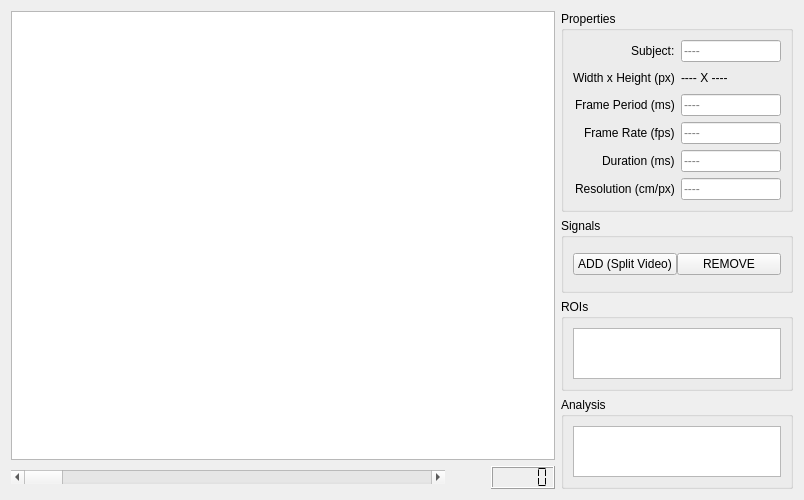
<?xml version="1.0" encoding="UTF-8"?>
<ui version="4.0">
 <class>WidgetTiff</class>
 <widget class="QWidget" name="WidgetTiff">
  <property name="geometry">
   <rect>
    <x>0</x>
    <y>0</y>
    <width>804</width>
    <height>500</height>
   </rect>
  </property>
  <property name="sizePolicy">
   <sizepolicy hsizetype="Preferred" vsizetype="MinimumExpanding">
    <horstretch>0</horstretch>
    <verstretch>0</verstretch>
   </sizepolicy>
  </property>
  <property name="windowTitle">
   <string>TIFF Viewer</string>
  </property>
  <layout class="QHBoxLayout" name="horizontalLayout_2">
   <item>
    <layout class="QVBoxLayout" name="verticalLayoutVideo">
     <item>
      <layout class="QHBoxLayout" name="horizontalLayout_View">
       <property name="spacing">
        <number>0</number>
       </property>
       <item>
        <widget class="GraphicsWidget" name="graphicsView">
         <property name="sizePolicy">
          <sizepolicy hsizetype="Expanding" vsizetype="Expanding">
           <horstretch>0</horstretch>
           <verstretch>0</verstretch>
          </sizepolicy>
         </property>
        </widget>
       </item>
      </layout>
     </item>
     <item>
      <layout class="QHBoxLayout" name="horizontalLayout">
       <item>
        <widget class="QScrollBar" name="horizontalScrollBar">
         <property name="sizePolicy">
          <sizepolicy hsizetype="Expanding" vsizetype="Fixed">
           <horstretch>0</horstretch>
           <verstretch>0</verstretch>
          </sizepolicy>
         </property>
         <property name="orientation">
          <enum>Qt::Horizontal</enum>
         </property>
         <property name="invertedAppearance">
          <bool>false</bool>
         </property>
        </widget>
       </item>
       <item>
        <spacer name="horizontalSpacer">
         <property name="orientation">
          <enum>Qt::Horizontal</enum>
         </property>
         <property name="sizeType">
          <enum>QSizePolicy::Fixed</enum>
         </property>
         <property name="sizeHint" stdset="0">
          <size>
           <width>40</width>
           <height>20</height>
          </size>
         </property>
        </spacer>
       </item>
       <item>
        <widget class="QLCDNumber" name="lcdNumber">
         <property name="sizePolicy">
          <sizepolicy hsizetype="Minimum" vsizetype="Fixed">
           <horstretch>0</horstretch>
           <verstretch>0</verstretch>
          </sizepolicy>
         </property>
         <property name="segmentStyle">
          <enum>QLCDNumber::Flat</enum>
         </property>
        </widget>
       </item>
      </layout>
     </item>
    </layout>
   </item>
   <item>
    <layout class="QVBoxLayout" name="verticalLayout">
     <property name="sizeConstraint">
      <enum>QLayout::SetDefaultConstraint</enum>
     </property>
     <item>
      <widget class="QGroupBox" name="groupBoxProperties">
       <property name="sizePolicy">
        <sizepolicy hsizetype="Fixed" vsizetype="Minimum">
         <horstretch>0</horstretch>
         <verstretch>0</verstretch>
        </sizepolicy>
       </property>
       <property name="maximumSize">
        <size>
         <width>280</width>
         <height>16777215</height>
        </size>
       </property>
       <property name="title">
        <string>Properties</string>
       </property>
       <layout class="QHBoxLayout" name="horizontalLayout_4">
        <item>
         <layout class="QFormLayout" name="formLayoutProperties">
          <property name="fieldGrowthPolicy">
           <enum>QFormLayout::AllNonFixedFieldsGrow</enum>
          </property>
          <property name="rowWrapPolicy">
           <enum>QFormLayout::DontWrapRows</enum>
          </property>
          <property name="labelAlignment">
           <set>Qt::AlignRight|Qt::AlignTrailing|Qt::AlignVCenter</set>
          </property>
          <property name="formAlignment">
           <set>Qt::AlignLeading|Qt::AlignLeft|Qt::AlignTop</set>
          </property>
          <item row="0" column="0">
           <widget class="QLabel" name="subjectLabel">
            <property name="text">
             <string>Subject:</string>
            </property>
           </widget>
          </item>
          <item row="0" column="1">
           <widget class="QLineEdit" name="subjectLineEdit">
            <property name="sizePolicy">
             <sizepolicy hsizetype="Ignored" vsizetype="Preferred">
              <horstretch>0</horstretch>
              <verstretch>0</verstretch>
             </sizepolicy>
            </property>
            <property name="minimumSize">
             <size>
              <width>100</width>
              <height>20</height>
             </size>
            </property>
            <property name="maximumSize">
             <size>
              <width>150</width>
              <height>16777215</height>
             </size>
            </property>
            <property name="placeholderText">
             <string>----</string>
            </property>
           </widget>
          </item>
          <item row="1" column="0">
           <widget class="QLabel" name="SizeLabel">
            <property name="text">
             <string>Width x Height (px)</string>
            </property>
           </widget>
          </item>
          <item row="1" column="1">
           <widget class="QLabel" name="SizeLabelEdit">
            <property name="sizePolicy">
             <sizepolicy hsizetype="Ignored" vsizetype="Preferred">
              <horstretch>0</horstretch>
              <verstretch>0</verstretch>
             </sizepolicy>
            </property>
            <property name="minimumSize">
             <size>
              <width>90</width>
              <height>20</height>
             </size>
            </property>
            <property name="text">
             <string>---- X ----</string>
            </property>
           </widget>
          </item>
          <item row="2" column="0">
           <widget class="QLabel" name="framePeriodMsLabel">
            <property name="text">
             <string>Frame Period (ms)</string>
            </property>
           </widget>
          </item>
          <item row="2" column="1">
           <widget class="QLineEdit" name="framePeriodMsLineEdit">
            <property name="sizePolicy">
             <sizepolicy hsizetype="Ignored" vsizetype="Preferred">
              <horstretch>0</horstretch>
              <verstretch>0</verstretch>
             </sizepolicy>
            </property>
            <property name="minimumSize">
             <size>
              <width>100</width>
              <height>20</height>
             </size>
            </property>
            <property name="maximumSize">
             <size>
              <width>150</width>
              <height>16777215</height>
             </size>
            </property>
            <property name="placeholderText">
             <string>----</string>
            </property>
            <property name="clearButtonEnabled">
             <bool>false</bool>
            </property>
           </widget>
          </item>
          <item row="3" column="0">
           <widget class="QLabel" name="frameRateLabel">
            <property name="text">
             <string>Frame Rate (fps)</string>
            </property>
           </widget>
          </item>
          <item row="3" column="1">
           <widget class="QLineEdit" name="frameRateLineEdit">
            <property name="enabled">
             <bool>true</bool>
            </property>
            <property name="sizePolicy">
             <sizepolicy hsizetype="Ignored" vsizetype="Preferred">
              <horstretch>0</horstretch>
              <verstretch>0</verstretch>
             </sizepolicy>
            </property>
            <property name="minimumSize">
             <size>
              <width>100</width>
              <height>20</height>
             </size>
            </property>
            <property name="maximumSize">
             <size>
              <width>150</width>
              <height>16777215</height>
             </size>
            </property>
            <property name="baseSize">
             <size>
              <width>0</width>
              <height>0</height>
             </size>
            </property>
            <property name="placeholderText">
             <string>----</string>
            </property>
            <property name="clearButtonEnabled">
             <bool>false</bool>
            </property>
           </widget>
          </item>
          <item row="4" column="0">
           <widget class="QLabel" name="durationMsLabel">
            <property name="text">
             <string>Duration (ms)</string>
            </property>
           </widget>
          </item>
          <item row="4" column="1">
           <widget class="QLineEdit" name="durationMsLineEdit">
            <property name="sizePolicy">
             <sizepolicy hsizetype="Ignored" vsizetype="Preferred">
              <horstretch>0</horstretch>
              <verstretch>0</verstretch>
             </sizepolicy>
            </property>
            <property name="minimumSize">
             <size>
              <width>100</width>
              <height>20</height>
             </size>
            </property>
            <property name="maximumSize">
             <size>
              <width>150</width>
              <height>16777215</height>
             </size>
            </property>
            <property name="placeholderText">
             <string>----</string>
            </property>
           </widget>
          </item>
          <item row="5" column="0">
           <widget class="QLabel" name="resolutionLabel">
            <property name="text">
             <string>Resolution (cm/px)</string>
            </property>
           </widget>
          </item>
          <item row="5" column="1">
           <widget class="QLineEdit" name="resolutionLineEdit">
            <property name="sizePolicy">
             <sizepolicy hsizetype="Ignored" vsizetype="Preferred">
              <horstretch>0</horstretch>
              <verstretch>0</verstretch>
             </sizepolicy>
            </property>
            <property name="minimumSize">
             <size>
              <width>100</width>
              <height>20</height>
             </size>
            </property>
            <property name="maximumSize">
             <size>
              <width>150</width>
              <height>16777215</height>
             </size>
            </property>
            <property name="placeholderText">
             <string>----</string>
            </property>
           </widget>
          </item>
         </layout>
        </item>
       </layout>
      </widget>
     </item>
     <item>
      <widget class="QGroupBox" name="groupBoxSignals">
       <property name="sizePolicy">
        <sizepolicy hsizetype="Fixed" vsizetype="Minimum">
         <horstretch>0</horstretch>
         <verstretch>0</verstretch>
        </sizepolicy>
       </property>
       <property name="minimumSize">
        <size>
         <width>0</width>
         <height>75</height>
        </size>
       </property>
       <property name="maximumSize">
        <size>
         <width>280</width>
         <height>16777215</height>
        </size>
       </property>
       <property name="title">
        <string>Signals</string>
       </property>
       <property name="flat">
        <bool>false</bool>
       </property>
       <property name="checkable">
        <bool>false</bool>
       </property>
       <layout class="QVBoxLayout" name="verticalLayout_2">
        <property name="spacing">
         <number>0</number>
        </property>
        <item>
         <layout class="QFormLayout" name="formLayoutSignals">
          <property name="verticalSpacing">
           <number>0</number>
          </property>
         </layout>
        </item>
        <item>
         <layout class="QHBoxLayout" name="horizontalLayout_SignalsButtons">
          <item>
           <widget class="QPushButton" name="pushButtonSignalAdd">
            <property name="text">
             <string>ADD (Split Video)</string>
            </property>
           </widget>
          </item>
          <item>
           <widget class="QPushButton" name="pushButtonSignalRemove">
            <property name="text">
             <string>REMOVE</string>
            </property>
           </widget>
          </item>
         </layout>
        </item>
       </layout>
      </widget>
     </item>
     <item>
      <widget class="QGroupBox" name="groupBoxROIs">
       <property name="sizePolicy">
        <sizepolicy hsizetype="Preferred" vsizetype="Ignored">
         <horstretch>0</horstretch>
         <verstretch>0</verstretch>
        </sizepolicy>
       </property>
       <property name="maximumSize">
        <size>
         <width>280</width>
         <height>16777215</height>
        </size>
       </property>
       <property name="title">
        <string>ROIs</string>
       </property>
       <layout class="QVBoxLayout" name="verticalLayout_5">
        <item>
         <widget class="QTreeView" name="treeViewROIs">
          <property name="sizePolicy">
           <sizepolicy hsizetype="Ignored" vsizetype="Expanding">
            <horstretch>0</horstretch>
            <verstretch>0</verstretch>
           </sizepolicy>
          </property>
          <property name="minimumSize">
           <size>
            <width>100</width>
            <height>10</height>
           </size>
          </property>
          <property name="maximumSize">
           <size>
            <width>16777215</width>
            <height>16777215</height>
           </size>
          </property>
          <property name="editTriggers">
           <set>QAbstractItemView::NoEditTriggers</set>
          </property>
          <property name="indentation">
           <number>5</number>
          </property>
          <attribute name="headerCascadingSectionResizes">
           <bool>true</bool>
          </attribute>
          <attribute name="headerDefaultSectionSize">
           <number>40</number>
          </attribute>
          <attribute name="headerMinimumSectionSize">
           <number>20</number>
          </attribute>
         </widget>
        </item>
       </layout>
      </widget>
     </item>
     <item>
      <widget class="QGroupBox" name="groupBoxAnalysis">
       <property name="sizePolicy">
        <sizepolicy hsizetype="Preferred" vsizetype="Ignored">
         <horstretch>0</horstretch>
         <verstretch>0</verstretch>
        </sizepolicy>
       </property>
       <property name="maximumSize">
        <size>
         <width>280</width>
         <height>16777215</height>
        </size>
       </property>
       <property name="title">
        <string>Analysis</string>
       </property>
       <layout class="QVBoxLayout" name="verticalLayout_4">
        <item>
         <widget class="QTreeView" name="treeViewAnalysis">
          <property name="sizePolicy">
           <sizepolicy hsizetype="Ignored" vsizetype="Expanding">
            <horstretch>0</horstretch>
            <verstretch>0</verstretch>
           </sizepolicy>
          </property>
          <property name="minimumSize">
           <size>
            <width>100</width>
            <height>10</height>
           </size>
          </property>
          <property name="maximumSize">
           <size>
            <width>16777215</width>
            <height>16777215</height>
           </size>
          </property>
          <property name="editTriggers">
           <set>QAbstractItemView::NoEditTriggers</set>
          </property>
          <property name="indentation">
           <number>5</number>
          </property>
          <attribute name="headerCascadingSectionResizes">
           <bool>true</bool>
          </attribute>
          <attribute name="headerDefaultSectionSize">
           <number>40</number>
          </attribute>
          <attribute name="headerMinimumSectionSize">
           <number>20</number>
          </attribute>
         </widget>
        </item>
       </layout>
      </widget>
     </item>
    </layout>
   </item>
  </layout>
 </widget>
 <customwidgets>
  <customwidget>
   <class>GraphicsWidget</class>
   <extends>QGraphicsView</extends>
   <header>ui.graphicswidget</header>
  </customwidget>
 </customwidgets>
 <resources/>
 <connections>
  <connection>
   <sender>horizontalScrollBar</sender>
   <signal>valueChanged(int)</signal>
   <receiver>lcdNumber</receiver>
   <slot>display(int)</slot>
   <hints>
    <hint type="sourcelabel">
     <x>224</x>
     <y>416</y>
    </hint>
    <hint type="destinationlabel">
     <x>523</x>
     <y>416</y>
    </hint>
   </hints>
  </connection>
  <connection>
   <sender>treeViewROIs</sender>
   <signal>expanded(QModelIndex)</signal>
   <receiver>treeViewROIs</receiver>
   <slot>expandAll()</slot>
   <hints>
    <hint type="sourcelabel">
     <x>567</x>
     <y>299</y>
    </hint>
    <hint type="destinationlabel">
     <x>567</x>
     <y>299</y>
    </hint>
   </hints>
  </connection>
 </connections>
</ui>
